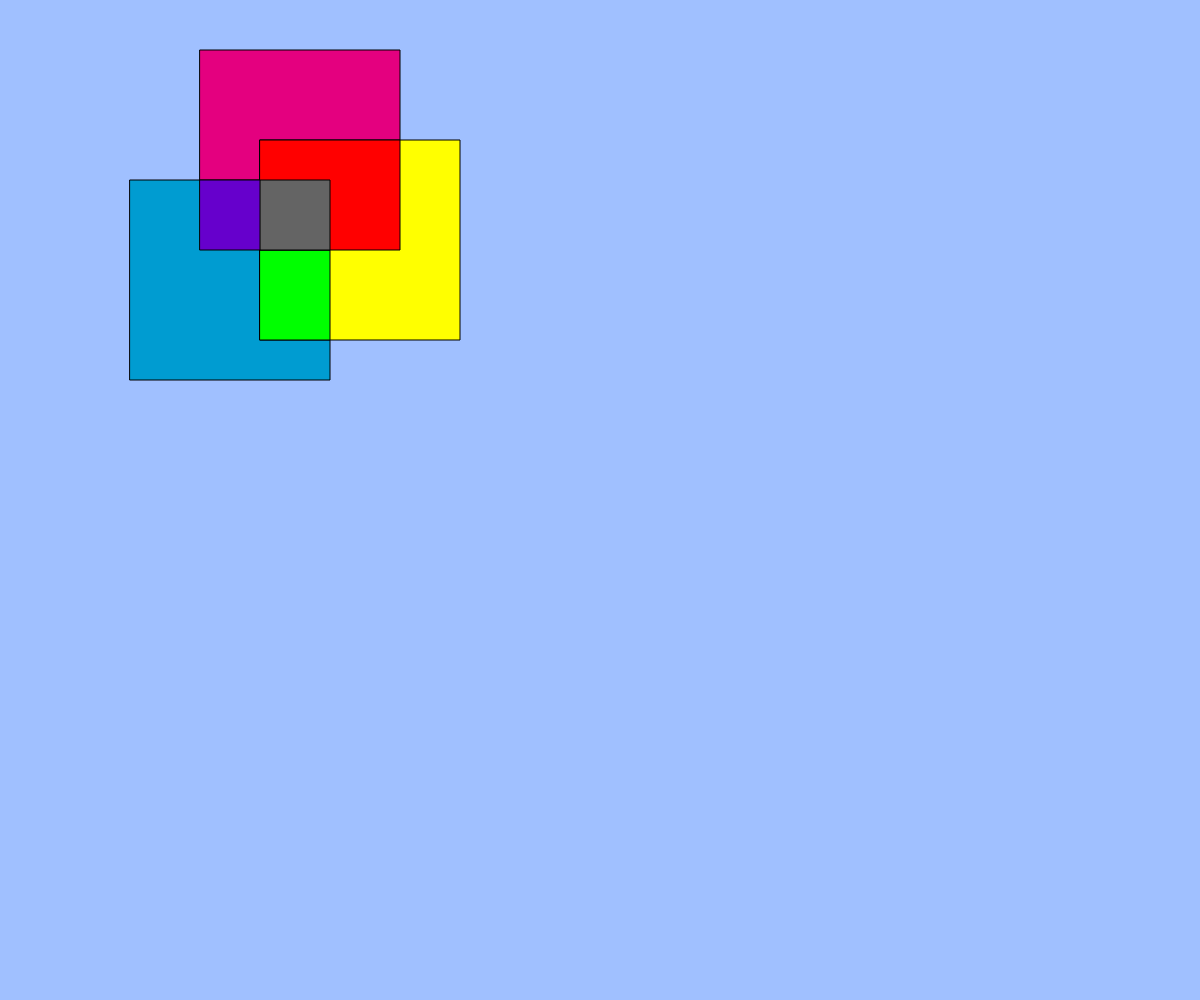
Frame 1 (no input)
Frame 60 (no input): identical to frame 1, image omitted
Frame 120 (the mouse pressed at the canvas centre since frame 60): identical to frame 1, image omitted

The p5.js sketch that drew this single still picture (run headless with seeded random() and noise() and a simulated clock; from frame 60 on, the mouse is pressed at the canvas centre):

// p5.js sketch
// ── sketch.js
// 最終課題を制作しよう

let balls;

function setup(){
  createCanvas(windowWidth, windowHeight);
  balls = [];
}

function draw(){
  background(160, 192, 255);
  for(let i = 0; i < balls.length; i++){
    let b = balls[i];
    ellipse(b.x, b.y, b.size);
    b.x += b.vx;
    b.y += b.vy;
  }
  let x = 200
  fill(228,0,127);
  rect(200,50,x,x);
  fill(0,156,209);
  rect(130,180,x,x);
  fill(255,255,0)
  rect(260,140,x,x);
  fill(0,255,0);
  rect(260,250,70,90);
  fill(255,0,0);
  rect(260,140,140,110);
  fill(100);
  rect(260,180,70,70);
  fill(102,0,204);
  rect(200,180,60,70);
}

function mouseDragged(){
  fill(random(255));
  const dx = mouseX - pmouseX;
  const dy = mouseY - pmouseY;
  if(mag(dx, dy) > 5){
    const b = { x: mouseX, y: mouseY, size: random(10, 40), vx: dx, vy: dy };
    balls.push(b);
  }
}

function windowResized(){
  resizeCanvas(windowWidth, windowHeight);
}
